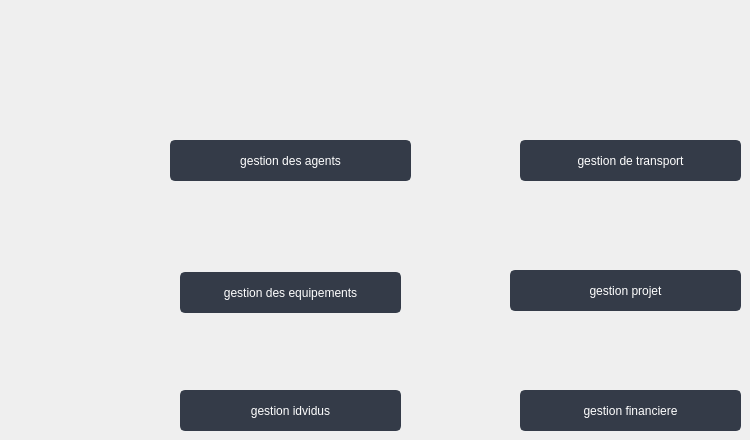
                  <widget class="QWidget" name="menu">
                   <widget class="QPushButton" name="ajouter_13">
                    <property name="geometry">
                     <rect>
                      <x>510</x>
                      <y>270</y>
                      <width>231</width>
                      <height>41</height>
                     </rect>
                    </property>
                    <property name="styleSheet">
                     <string notr="true">QPushButton {
	color: rgb(255, 255, 255);
	border: 2px solid rgb(52, 59, 72);
	font: 9pt &quot;Segoe UI&quot;;
	border-radius: 5px;	
	background-color: rgb(52, 59, 72);
}
QPushButton:hover {
	background-color: rgb(57, 65, 80);
	border: 2px solid rgb(61, 70, 86);
	background-image: url(:/16x16/icons/16x16/cil-library-add.png);
	background-position: right center;
    background-repeat: no-repeat;
}
QPushButton:pressed {	
	background-color: rgb(35, 40, 49);
	border: 2px solid rgb(43, 50, 61);
}</string>
                    </property>
                    <property name="text">
                     <string>gestion projet</string>
                    </property>
                   </widget>
                   <widget class="QPushButton" name="ajouter_12">
                    <property name="geometry">
                     <rect>
                      <x>520</x>
                      <y>140</y>
                      <width>221</width>
                      <height>41</height>
                     </rect>
                    </property>
                    <property name="styleSheet">
                     <string notr="true">QPushButton {
	color: rgb(255, 255, 255);
	border: 2px solid rgb(52, 59, 72);
	font: 9pt &quot;Segoe UI&quot;;
	border-radius: 5px;	
	background-color: rgb(52, 59, 72);
}
QPushButton:hover {
	background-color: rgb(57, 65, 80);
	border: 2px solid rgb(61, 70, 86);
	background-image: url(:/16x16/icons/16x16/cil-library-add.png);
	background-position: right center;
    background-repeat: no-repeat;
}
QPushButton:pressed {	
	background-color: rgb(35, 40, 49);
	border: 2px solid rgb(43, 50, 61);
}</string>
                    </property>
                    <property name="text">
                     <string>gestion de transport</string>
                    </property>
                   </widget>
                   <widget class="QPushButton" name="ajouter_10">
                    <property name="geometry">
                     <rect>
                      <x>180</x>
                      <y>272</y>
                      <width>221</width>
                      <height>41</height>
                     </rect>
                    </property>
                    <property name="styleSheet">
                     <string notr="true">QPushButton {
	color: rgb(255, 255, 255);
	border: 2px solid rgb(52, 59, 72);
	font: 9pt &quot;Segoe UI&quot;;
	border-radius: 5px;	
	background-color: rgb(52, 59, 72);
}
QPushButton:hover {
	background-color: rgb(57, 65, 80);
	border: 2px solid rgb(61, 70, 86);
	background-image: url(:/16x16/icons/16x16/cil-library-add.png);
	background-position: right center;
    background-repeat: no-repeat;
}
QPushButton:pressed {	
	background-color: rgb(35, 40, 49);
	border: 2px solid rgb(43, 50, 61);
}</string>
                    </property>
                    <property name="text">
                     <string>gestion des equipements</string>
                    </property>
                   </widget>
                   <widget class="QPushButton" name="ajouter_14">
                    <property name="geometry">
                     <rect>
                      <x>520</x>
                      <y>390</y>
                      <width>221</width>
                      <height>41</height>
                     </rect>
                    </property>
                    <property name="styleSheet">
                     <string notr="true">QPushButton {
	color: rgb(255, 255, 255);
	border: 2px solid rgb(52, 59, 72);
	font: 9pt &quot;Segoe UI&quot;;
	border-radius: 5px;	
	background-color: rgb(52, 59, 72);
}
QPushButton:hover {
	background-color: rgb(57, 65, 80);
	border: 2px solid rgb(61, 70, 86);
	background-image: url(:/16x16/icons/16x16/cil-library-add.png);
	background-position: right center;
    background-repeat: no-repeat;
}
QPushButton:pressed {	
	background-color: rgb(35, 40, 49);
	border: 2px solid rgb(43, 50, 61);
}</string>
                    </property>
                    <property name="text">
                     <string>gestion financiere</string>
                    </property>
                   </widget>
                   <widget class="QPushButton" name="ajouter_11">
                    <property name="geometry">
                     <rect>
                      <x>180</x>
                      <y>390</y>
                      <width>221</width>
                      <height>41</height>
                     </rect>
                    </property>
                    <property name="styleSheet">
                     <string notr="true">QPushButton {
	color: rgb(255, 255, 255);
	border: 2px solid rgb(52, 59, 72);
	font: 9pt &quot;Segoe UI&quot;;
	border-radius: 5px;	
	background-color: rgb(52, 59, 72);
}
QPushButton:hover {
	background-color: rgb(57, 65, 80);
	border: 2px solid rgb(61, 70, 86);
	background-image: url(:/16x16/icons/16x16/cil-library-add.png);
	background-position: right center;
    background-repeat: no-repeat;
}
QPushButton:pressed {	
	background-color: rgb(35, 40, 49);
	border: 2px solid rgb(43, 50, 61);
}</string>
                    </property>
                    <property name="text">
                     <string>gestion idvidus</string>
                    </property>
                   </widget>
                   <widget class="QPushButton" name="ajouter_9">
                    <property name="geometry">
                     <rect>
                      <x>170</x>
                      <y>140</y>
                      <width>241</width>
                      <height>41</height>
                     </rect>
                    </property>
                    <property name="styleSheet">
                     <string notr="true">QPushButton {
	color: rgb(255, 255, 255);
	border: 2px solid rgb(52, 59, 72);
	font: 9pt &quot;Segoe UI&quot;;
	border-radius: 5px;	
	background-color: rgb(52, 59, 72);
}
QPushButton:hover {
	background-color: rgb(57, 65, 80);
	border: 2px solid rgb(61, 70, 86);
	background-image: url(:/16x16/icons/16x16/cil-library-add.png);
	background-position: right center;
    background-repeat: no-repeat;
}
QPushButton:pressed {	
	background-color: rgb(35, 40, 49);
	border: 2px solid rgb(43, 50, 61);
}</string>
                    </property>
                    <property name="text">
                     <string>gestion des agents</string>
                    </property>
                   </widget>
                  </widget>
